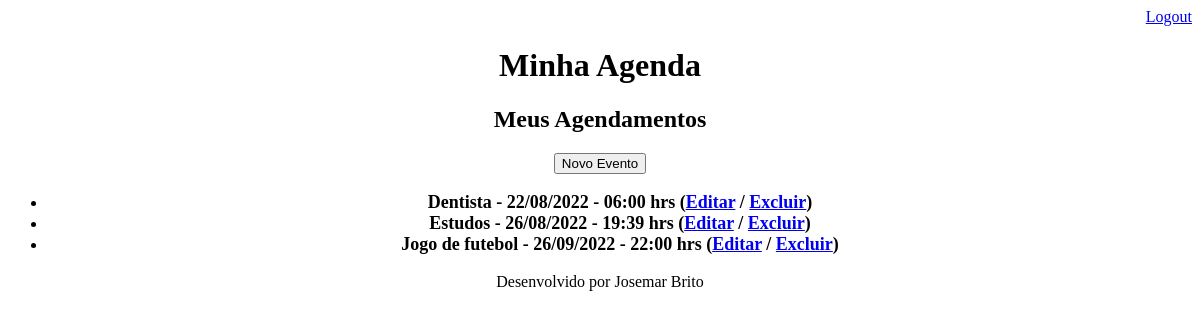
Page /agenda/ (signed in) on the earlier database version.
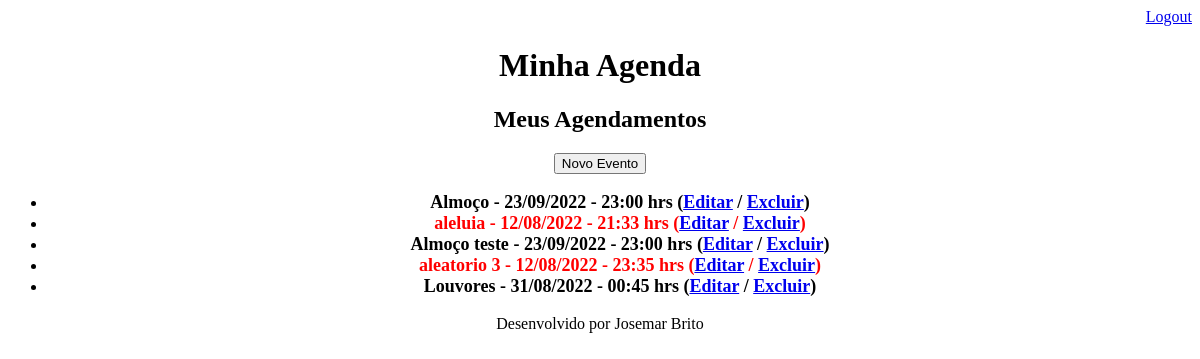
Same page on the later database version.
### cont/models.py (models this page shows, shortened)
class Evento(models.Model):
    titulo = models.CharField(max_length=100, verbose_name='Titulo')
    descricao = models.TextField(blank=True, null=True, verbose_name='Descrição')
    data_evento = models.DateTimeField(verbose_name='Data do Evento')
    data_criacao = models.DateTimeField(auto_now=True, verbose_name='Data de Criação')
    usuario = models.ForeignKey(User, on_delete=models.CASCADE, verbose_name='Usuário')
    class Meta:
        db_table = 'evento'
    def get_data_evento(self):
        return self.data_evento.strftime('%d/%m/%Y - %H:%M hrs')
    def get_evento_atrasado(self):
        if self.data_evento < datetime.now():
            return True
        else:
            return False

### cont/views.py (the view)
# urls.py: path('agenda/', views.lista_eventos),
@login_required(login_url='/login/')
def lista_eventos(request):
    usuario = request.user
    data_atual = datetime.now() - timedelta(days=365)
    evento = Evento.objects.filter(usuario=usuario,
                                   data_evento__gt=data_atual)
    dados = {'eventos': evento}
    return render(request, 'agenda.html', dados)

### templates/agenda.html
{% extends "model-page.html" %}
{% block content %}
<h2>Meus Agendamentos</h2>
<a href="evento/">
<button type="button">Novo Evento</button>
</a>
<ul style="font-size: 18px">
    {% for evento in eventos %}
    <b>
    <li>
        <div style={% if evento.get_evento_atrasado %}
                    "color:red"
                    {% endif %}>
        {{ evento.titulo }} - {{ evento.get_data_evento }}
        (<a href="evento/?id={{ evento.id }}">Editar</a> /
        <a href="evento/delete/{{ evento.id }}/">Excluir</a>)
        </div>
    </li>
</b>
    {% endfor %}
</ul>
{% endblock %}

Differences in the rows shown:
removed Evento: titulo "Dentista", get_data_evento "22/08/2022 - 06:00 hrs"
no longer on this page (row edited): Evento: titulo "Estudos", get_data_evento "26/08/2022 - 19:39 hrs"
removed Evento: titulo "Jogo de futebol", get_data_evento "26/09/2022 - 22:00 hrs"
added Evento: titulo "Almoço", get_data_evento "23/09/2022 - 23:00 hrs"
added Evento: titulo "aleluia", get_data_evento "12/08/2022 - 21:33 hrs"
added Evento: titulo "Almoço teste", get_data_evento "23/09/2022 - 23:00 hrs"
added Evento: titulo "aleatorio 3", get_data_evento "12/08/2022 - 23:35 hrs"
added Evento: titulo "Louvores", get_data_evento "31/08/2022 - 00:45 hrs"
